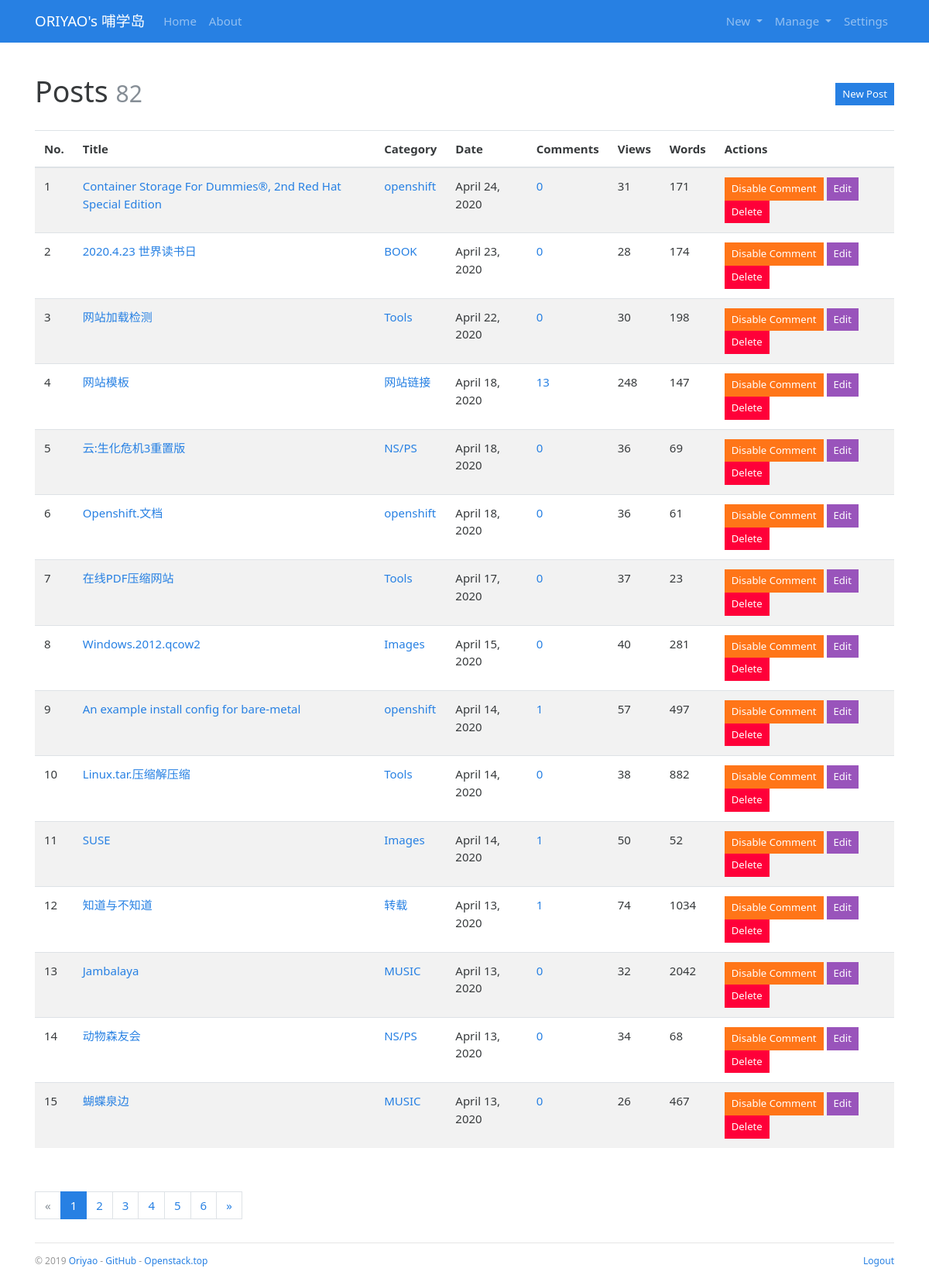
Before: /admin/post/manage (signed in) with the older database file.
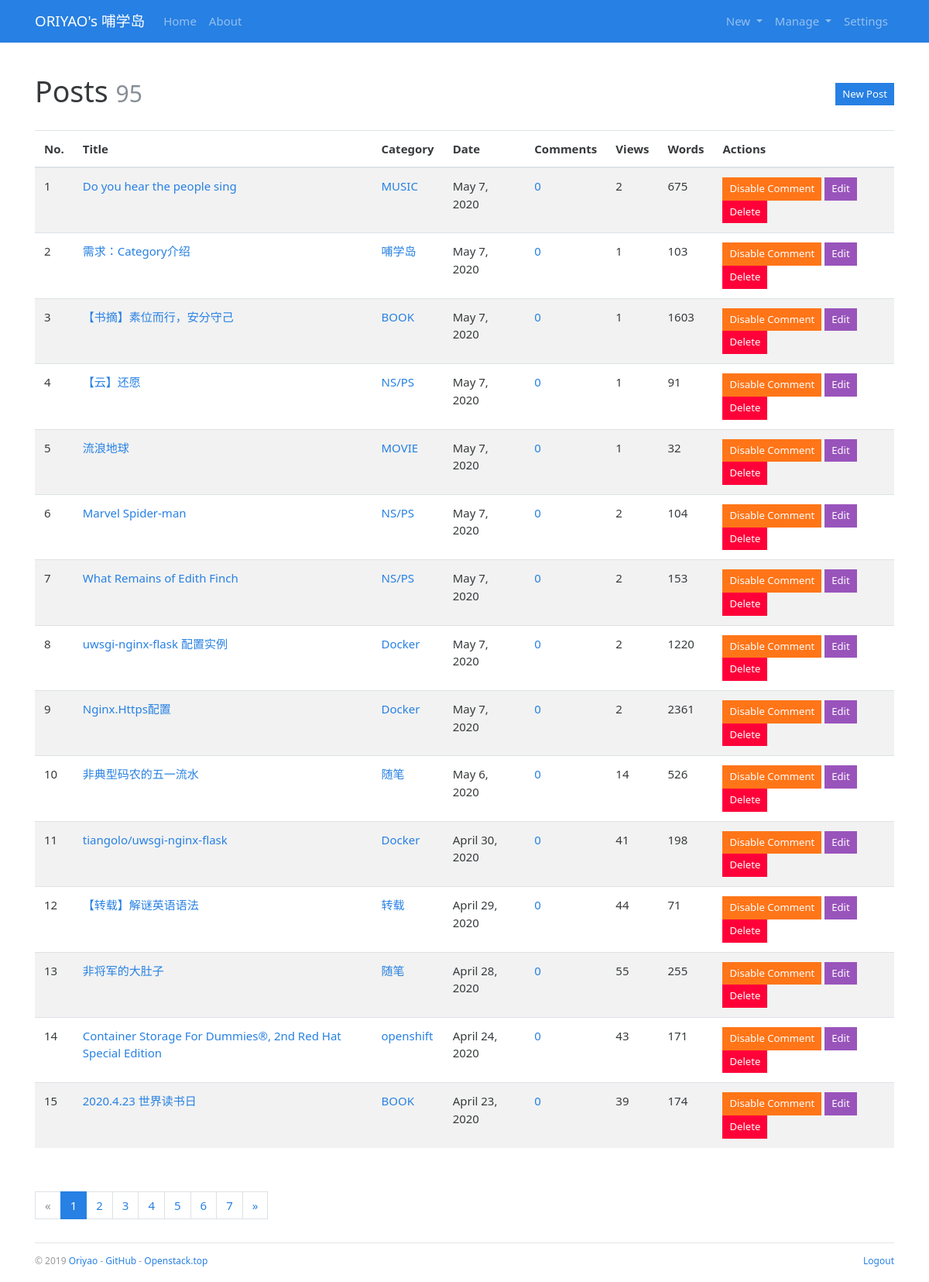
After: the same page with the newer database file.
### bluelog/models.py (models this page shows, shortened)
class Post(db.Model):
    id = db.Column(db.Integer, primary_key=True)
    title = db.Column(db.String(60))
    body = db.Column(db.Text)
    views = db.Column(db.Integer,default=0)
    timestamp = db.Column(db.DateTime, default=datetime.utcnow, index=True)
    can_comment = db.Column(db.Boolean, default=True)
    category_id = db.Column(db.Integer, db.ForeignKey('category.id'))
    category = db.relationship('Category', back_populates='posts')
    comments = db.relationship('Comment', back_populates='post', cascade='all, delete-orphan')

class Category(db.Model):
    id = db.Column(db.Integer, primary_key=True)
    name = db.Column(db.String(30), unique=True)
    posts = db.relationship('Post', back_populates='category')

### bluelog/blueprints/admin.py (the view)
@admin_bp.route('/post/manage')
@login_required
def manage_post():
    page = request.args.get('page', 1, type=int)
    pagination = Post.query.order_by(Post.timestamp.desc()).paginate(
        page, per_page=current_app.config['BLUELOG_MANAGE_POST_PER_PAGE'])
    posts = pagination.items
    return render_template('admin/manage_post.html', page=page, pagination=pagination, posts=posts)

### bluelog/__init__.py (called while the page is built)
def register_template_context(app):
    @app.context_processor
    def make_template_context():
        admin = Admin.query.first()
        categories = Category.query.order_by(Category.name).all()
        links = Link.query.order_by(Link.name).all()
        if current_user.is_authenticated:
            unread_comments = Comment.query.filter_by(reviewed=False).count()
        else:
            unread_comments = None
        return dict(
            admin=admin, categories=categories,
            links=links, unread_comments=unread_comments)

def register_request_handlers(app):
    @app.after_request
    def query_profiler(response):
        for q in get_debug_queries():
            if q.duration >= app.config['BLUELOG_SLOW_QUERY_THRESHOLD']:
                app.logger.warning(
                    'Slow query: Duration: %fs\n Context: %s\nQuery: %s\n '
                    % (q.duration, q.context, q.statement)
                )
        return response

### bluelog/extensions.py (called while the page is built)
@login_manager.user_loader
def load_user(user_id):
    from bluelog.models import Admin
    user = Admin.query.get(int(user_id))
    return user

### bluelog/templates/admin/manage_post.html (shortened to what this page needs)
{% extends 'base.html' %}
{% from 'bootstrap/pagination.html' import render_pagination %}
{% block content %}
<div class="page-header">
    <h1>Posts
        <small class="text-muted">{{ pagination.total }}</small>
        <span class="float-right"><a class="btn btn-primary btn-sm"
                                     href="{{ url_for('.new_post') }}">New Post</a></span>
    </h1>
</div>
{% if posts %}
<table class="table table-striped">
    <thead>
    <tr>
        <th>No.</th>
        <th>Title</th>
        <th>Category</th>
        <th>Date</th>
        <th>Comments</th>
        <th>Views</th>
        <th>Words</th>
        <th>Actions</th>
    </tr>
    </thead>
    {% for post in posts %}
    <tr>
        <td>{{ loop.index + ((page - 1) * config.BLUELOG_MANAGE_POST_PER_PAGE) }}</td>
        <td><a href="{{ url_for('blog.show_post', post_id=post.id) }}">{{ post.title }}</a></td>
        <td><a href="{{ url_for('blog.show_category', category_id=post.category.id) }}">{{ post.category.name }}</a>
        </td>
        <td>{{ moment(post.timestamp).format('LL') }}</td>
        <td><a href="{{ url_for('blog.show_post', post_id=post.id) }}#comments">{{ post.comments|length }}</a></td>
        <td>{{ post.views }}</td>
        <td>{{ post.body|striptags|length }}</td>
        <td>
            <form class="inline" method="post"
                  action="{{ url_for('.set_comment', post_id=post.id, next=request.full_path) }}">
                <button type="submit" class="btn btn-warning btn-sm">
                    {% if post.can_comment %}Disable{% else %}Enable{% endif %} Comment
                </button>
            </form>
            <a class="btn btn-info btn-sm" href="{{ url_for('.edit_post', post_id=post.id) }}">Edit</a>
            <form class="inline" method="post"
                  action="{{ url_for('.delete_post', post_id=post.id, next=request.full_path) }}">
                <button type="submit" class="btn btn-danger btn-sm" onclick="return confirm('Are you sure?');">Delete
                </button>
            </form>
        </td>
    </tr>
    {% endfor %}
</table>
<div class="page-footer">{{ render_pagination(pagination) }}</div>
{% else %}
<div class="tip"><h5>No posts.</h5></div>
{% endif %}
{% endblock %}

Changed rows visible on the page:
no longer on this page (row edited): Post: title "网站加载检测", category.name "Tools", timestamp "April 22, 2020", comments|length "0", views "30", body|length "198", can_comment "Disable"
no longer on this page (row edited): Post: title "网站模板", category.name "网站链接", timestamp "April 18, 2020", comments|length "13", views "248", body|length "147", can_comment "Disable"
no longer on this page (row edited): Post: title "云:生化危机3重置版", category.name "NS/PS", timestamp "April 18, 2020", comments|length "0", views "36", body|length "69", can_comment "Disable"
no longer on this page (row edited): Post: title "Openshift.文档", category.name "openshift", timestamp "April 18, 2020", comments|length "0", views "36", body|length "61", can_comment "Disable"
no longer on this page (row edited): Post: title "在线PDF压缩网站", category.name "Tools", timestamp "April 17, 2020", comments|length "0", views "37", body|length "23", can_comment "Disable"
no longer on this page (row edited): Post: title "Windows.2012.qcow2", category.name "Images", timestamp "April 15, 2020", comments|length "0", views "40", body|length "281", can_comment "Disable"
no longer on this page (row edited): Post: title "An example install config for bare-metal", category.name "openshift", timestamp "April 14, 2020", comments|length "1", views "57", body|length "497", can_comment "Disable"
no longer on this page (row edited): Post: title "Linux.tar.压缩解压缩", category.name "Tools", timestamp "April 14, 2020", comments|length "0", views "38", body|length "882", can_comment "Disable"
no longer on this page (row edited): Post: title "SUSE", category.name "Images", timestamp "April 14, 2020", comments|length "1", views "50", body|length "52", can_comment "Disable"
no longer on this page (row edited): Post: title "知道与不知道", category.name "转载", timestamp "April 13, 2020", comments|length "1", views "74", body|length "1034", can_comment "Disable"
no longer on this page (row edited): Post: title "Jambalaya", category.name "MUSIC", timestamp "April 13, 2020", comments|length "0", views "32", body|length "2042", can_comment "Disable"
no longer on this page (row edited): Post: title "动物森友会", category.name "NS/PS", timestamp "April 13, 2020", comments|length "0", views "34", body|length "68", can_comment "Disable"
no longer on this page (row edited): Post: title "蝴蝶泉边", category.name "MUSIC", timestamp "April 13, 2020", comments|length "0", views "26", body|length "467", can_comment "Disable"
added Post: title "Do you hear the people sing", category.name "MUSIC", timestamp "May 7, 2020", comments|length "0", views "2", body|length "675", can_comment "Disable"
added Post: title "需求：Category介绍", category.name "哺学岛", timestamp "May 7, 2020", comments|length "0", views "1", body|length "103", can_comment "Disable"
added Post: title "【书摘】素位而行，安分守己", category.name "BOOK", timestamp "May 7, 2020", comments|length "0", views "1", body|length "1603", can_comment "Disable"
added Post: title "【云】还愿", category.name "NS/PS", timestamp "May 7, 2020", comments|length "0", views "1", body|length "91", can_comment "Disable"
added Post: title "流浪地球", category.name "MOVIE", timestamp "May 7, 2020", comments|length "0", views "1", body|length "32", can_comment "Disable"
added Post: title "Marvel Spider-man", category.name "NS/PS", timestamp "May 7, 2020", comments|length "0", views "2", body|length "104", can_comment "Disable"
added Post: title "What Remains of Edith Finch", category.name "NS/PS", timestamp "May 7, 2020", comments|length "0", views "2", body|length "153", can_comment "Disable"
added Post: title "uwsgi-nginx-flask 配置实例", category.name "Docker", timestamp "May 7, 2020", comments|length "0", views "2", body|length "1220", can_comment "Disable"
added Post: title "Nginx.Https配置", category.name "Docker", timestamp "May 7, 2020", comments|length "0", views "2", body|length "2361", can_comment "Disable"
added Post: title "非典型码农的五一流水", category.name "随笔", timestamp "May 6, 2020", comments|length "0", views "14", body|length "526", can_comment "Disable"
added Post: title "tiangolo/uwsgi-nginx-flask", category.name "Docker", timestamp "April 30, 2020", comments|length "0", views "41", body|length "198", can_comment "Disable"
added Post: title "【转载】解谜英语语法", category.name "转载", timestamp "April 29, 2020", comments|length "0", views "44", body|length "71", can_comment "Disable"
added Post: title "非将军的大肚子", category.name "随笔", timestamp "April 28, 2020", comments|length "0", views "55", body|length "255", can_comment "Disable"
changed Post "Container Storage For Dummies®, 2nd Red Hat Special Edition": views "31" → "43"
changed Post "2020.4.23 世界读书日": views "28" → "39"
Other visible differences:
{{ pagination.total }}: "82" → "95"
{{ render_pagination(pagination) }}: "« 1 2 3 4 5 6 »" → "« 1 2 3 4 5 6 7 »"
